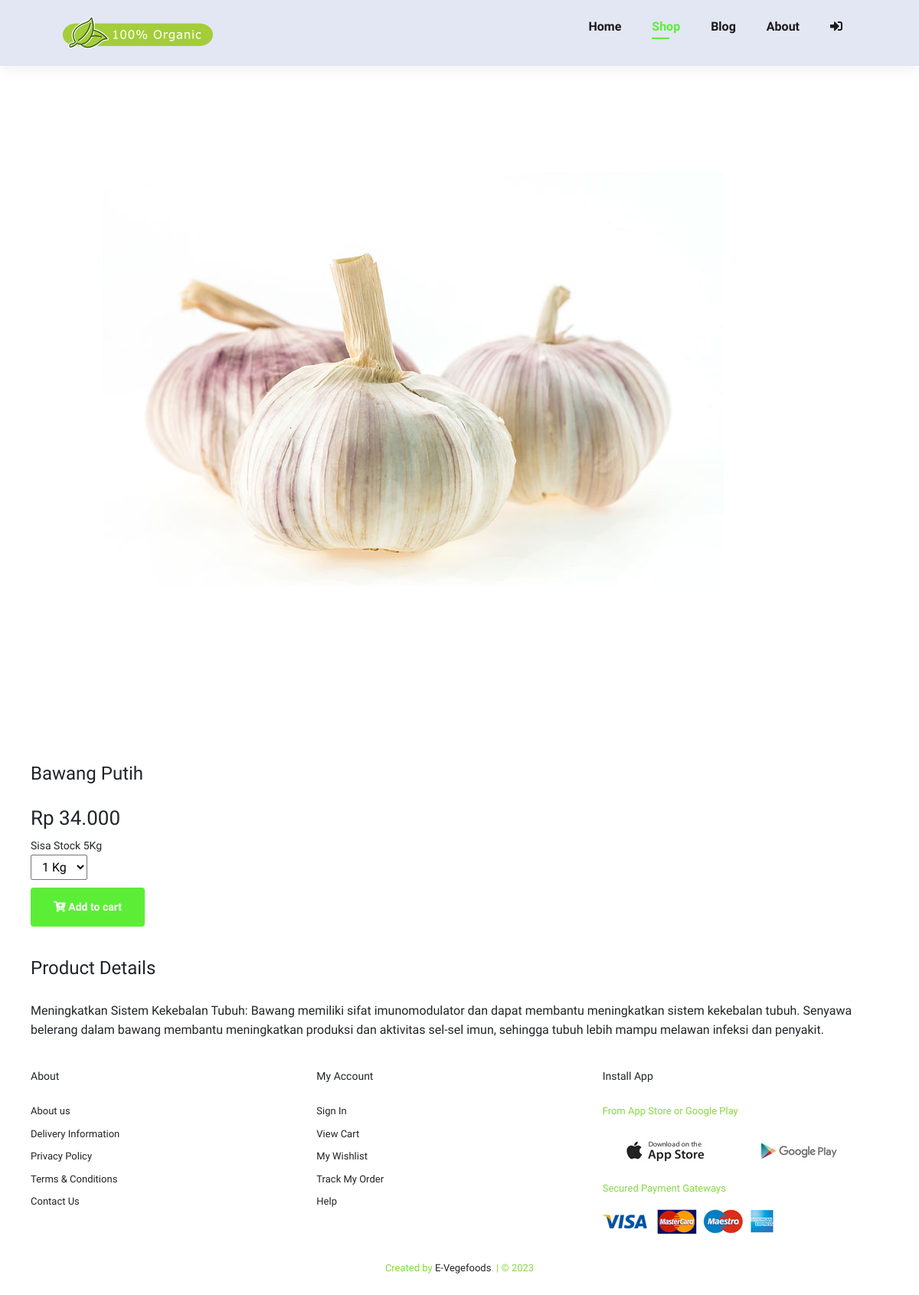
/shop/19, run on the app's committed database.
### tables this page shows
CREATE TABLE `produk` (
  `id` int(11) NOT NULL AUTO_INCREMENT,
  `nama_produk` varchar(255) DEFAULT NULL,
  `stok` int(11) DEFAULT NULL,
  `satuan` varchar(10) DEFAULT NULL,
  `harga` int(11) DEFAULT NULL,
  `image` varchar(255) DEFAULT NULL,
  `detail` text,
  PRIMARY KEY (`id`)
);

### application/controllers/Welcome.php (called while the page is built, shortened)
<?php
class Welcome extends CI_Controller
{
    public function shop_detail()
    {
        $id                     = $this->uri->segment(2);
        $data['product_detail'] = $this->m_data->edit_data(['id' => $id], 'produk')->result();
        $data['id_tran']        = $this->db->select_max('id')->get('h_transaksi')->row();
        $data['total']          = $this->m_data->shop('id_detil', ['id_pengguna' => $this->session->userdata('id'), 'status!=' => '3', 'id_produk!=' => '0'])->num_rows();
        $this->load->view('frontend/v_header', $data);
        $this->load->view('frontend/v_shop_detail', $data);
        $this->load->view('frontend/v_footer');
    }
}

### index.php (called while the page is built, shortened)
<?php
require_once BASEPATH . 'core/CodeIgniter.php';

### application/models/M_data.php (called while the page is built, shortened)
<?php
class M_data extends CI_Model
{
    public function edit_data($where, $table)
    {
        return $this->db->get_where($table, $where);
    }
    public function shop($order, $where)
    {
        $this->db->select('h.id AS id,id_pengguna,alamat,d.id AS id_detil,nama,status,id_produk,pr.nama_produk,pr.satuan,pr.stok,jumlah,d.harga,ongkir');
        $this->db->from('h_transaksi h');
        $this->db->join('d_transaksi d', 'h.id=d.id_tran', 'inner');
        $this->db->join('pengguna p', 'p.id=h.id_pengguna', 'inner');
        $this->db->join('produk pr', 'pr.id=d.id_produk', 'left');
        $this->db->where($where);
        $this->db->order_by($order, 'asc');
        return $this->db->get();
    }
}

### application/views/frontend/v_shop_detail.php (the view, shortened to what this page needs)
<section id="prodetails" class="section-p1">
  <?php foreach ($product_detail as $p) : ?>
    <div class="single-pro-image">
      <img src="<?= base_url('assets/imgbeautyhampers/products/' . $p->image) ?>" class="img-fluid rounded float-star" id="MainImg" alt="" />
      <div class="single-pro-details">
        <h4><?= ucwords($p->nama_produk) ?></h4>
        <h2>Rp <?= number_format($p->harga, 0, ",", ".") ?></h2>
        <small>Sisa Stock <?= $p->stok . ucwords($p->satuan) ?></small>
        <?= form_open(base_url('welcome/add_cart')); ?>
        <select name="jumlah">
          <?php for ($x = 1; $x <= $p->stok; $x++) { ?>
            <option value="<?= $x ?>"> <?= $x ?> <?= ucwords($p->satuan) ?></option>
          <?php } ?>
        </select>
        <button class="normal" type="submit"><i class="fas fa-cart-plus"></i> Add to cart</button>
        <?= form_close(); ?>
        <h4>Product Details</h4>
        <span>
          <?= ucfirst($p->detail) ?>
        </span>
      </div>
    <?php endforeach ?>
</section>

### assets/css/style.css (style rules this page uses)
* { margin: 0; padding: 0; box-sizing: border-box; font-family: "Spartan", sans-serif; }
h2 { font-size: 46px; line-height: 54px; color: #222; }
h4 { font-size: 20px; color: #222; }
.section-p1 { padding: 20px 40px; }
button.normal { font-size: 14px; font-weight: 600; padding: 15px 30px; color: #000; background-color: #fff; border-radius: 4px; cursor: pointer; border: none; outline: none; transition: 0.2s; }
body { width: 100%; }
#prodetails { display: flex; margin-top: 20px; }
#prodetails .single-pro-image { width: 40%; margin-right: 50px; align-items: center; }
#prodetails .single-pro-details { width: 50%; padding-top: 30px; }
#prodetails .single-pro-details h4 { padding: 40px 0 20px 0; }
#prodetails .single-pro-details h2 { font-size: 26px; }
#prodetails .single-pro-details select { display: block; padding: 5px 10px; margin-bottom: 10px; }
#prodetails .single-pro-details button { background: #5cee37; color: #fff; }
#prodetails .single-pro-details span { line-height: 25px; }
#prodetails { display: flex; flex-direction: column; }
#prodetails .single-pro-image { width: 100%; margin-right: 0px; }
#prodetails .single-pro-details { width: 100%; }

### data on the page
produk: image (picture), nama_produk "Bawang Putih", harga "34.000", stok "5", satuan "Kg", detail "Meningkatkan Sistem Kekebalan Tubuh: Bawang memiliki sifat imunomodulator dan dapat membantu meningkatkan sistem kekebalan tubuh. Senyawa belerang dalam bawang membantu meningkatkan produksi dan aktivitas sel-sel imun, sehingga tubuh lebih mampu melawan infeksi dan penyakit."

### other printed values
form field jumlah "1 Kg"
